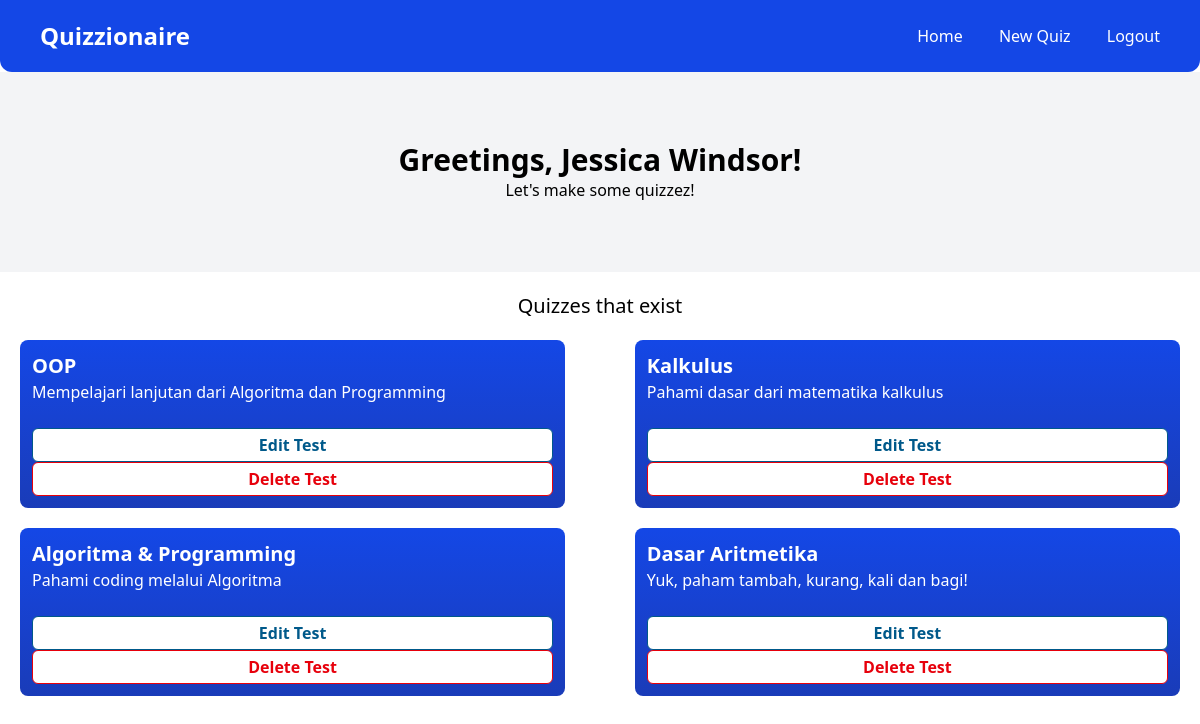
Screenshot of /PHP/UI/TeacherMenu.php (signed in) with the database file from the repository.
### tables this page shows
CREATE TABLE `tests` (
  `Test_ID` int NOT NULL,
  `Test_Name` varchar(255) NOT NULL,
  `Test_Topic` varchar(255) NOT NULL
);

### PHP/UI/TeacherMenu.php (the view, shortened to what this page needs)
<!DOCTYPE html>
<html lang="en">
<head>
    <script src="https://cdn.jsdelivr.net/npm/@tailwindcss/browser@4"></script>
    <?php
    $conn = connectDB();
    $username = $_SESSION['username'];
    ?>
    <?php
    $sql = "SELECT * FROM `tests`";
    $result = mysqli_query($conn, $sql) or die(mysqli_error($conn));
    ?>
</head>
<body class="overflow-x-hidden">
    <nav class="p-5 bg-blue-700 rounded-b-xl flex flex-row justify-between">
        <p class="text-2xl font-semibold text-white pl-5">Quizzionaire</p>
        <div id="navBar" class="text-white gap-8 h-full mt-1 pr-5 hidden md:block">
            <a href="MainMenu.html">Home</a>
            <a href="CreateQuiz.php" class="md:ml-8">New Quiz</a>
            <a href="../DB/logout.php" class="md:ml-8">Logout</a>
        </div>
    </nav>
    <header class="flex flex-col justify-center items-center bg-gray-100 w-full h-50">
        <p class="text-3xl font-semibold">Greetings, <?= $username ?>!</p>
        <p>Let's make some quizzez!</p>
    </header>
    <main>
        <div class="p-5">
            <p class="pb-5 text-center text-xl">Quizzes that exist</p>
            <div id="cardList" class=" flex md:flex-row flex-col flex-wrap justify-between gap-5">
                <?php if (mysqli_num_rows($result) > 0): ?>
                    <?php while ($row = mysqli_fetch_assoc($result)): ?>
                        <div class="md:w-[47%] rounded-lg p-3 bg-gradient-to-b from-blue-700 to-blue-800">
                            <p class="text-white font-semibold text-xl"><?= htmlspecialchars($row['Test_Name']) ?></p>
                            <p class="text-white mb-6"><?= htmlspecialchars($row['Test_Topic']) ?></p>
                            <form method="post" action="EditQuiz.php">
                                <button type="submit" name="topic" value="<?= $row['Test_ID'] ?>"
                                    class="text-sky-800 font-semibold md:p-1 p-2 w-full cursor-pointer bg-white border-1 rounded-md">
                                    Edit Test
                                </button>
                            </form>
                            <form method="post" action="../DB/delete.php" onsubmit="return confirm('Are you sure you want to delete this quiz?');">
                                <button type="submit"
                                    class="font-semibold md:p-1 text-red-600 p-2 w-full cursor-pointer bg-white border-1 rounded-md">
                                    Delete Test
                                </button>
                            </form>
                        </div>
                    <?php endwhile; ?>
                <?php else: ?>
                    <p class="text-center text-gray-500 text-lg w-full">No quiz has been created yet.</p>
                <?php endif; ?>
            </div>
        </div>
    </main>
</body>

### rows the page displays
tests: Test_Name "OOP", Test_Topic "Mempelajari lanjutan dari Algoritma dan Programming", $row['Test_ID'] 1 (drawn)
tests: Test_Name "Kalkulus", Test_Topic "Pahami dasar dari matematika kalkulus", $row['Test_ID'] 2 (drawn)
tests: Test_Name "Algoritma & Programming", Test_Topic "Pahami coding melalui Algoritma", $row['Test_ID'] 3 (drawn)
tests: Test_Name "Dasar Aritmetika", Test_Topic "Yuk, paham tambah, kurang, kali dan bagi!", $row['Test_ID'] 4 (drawn)

### other values shown
$username "Jessica Windsor"
